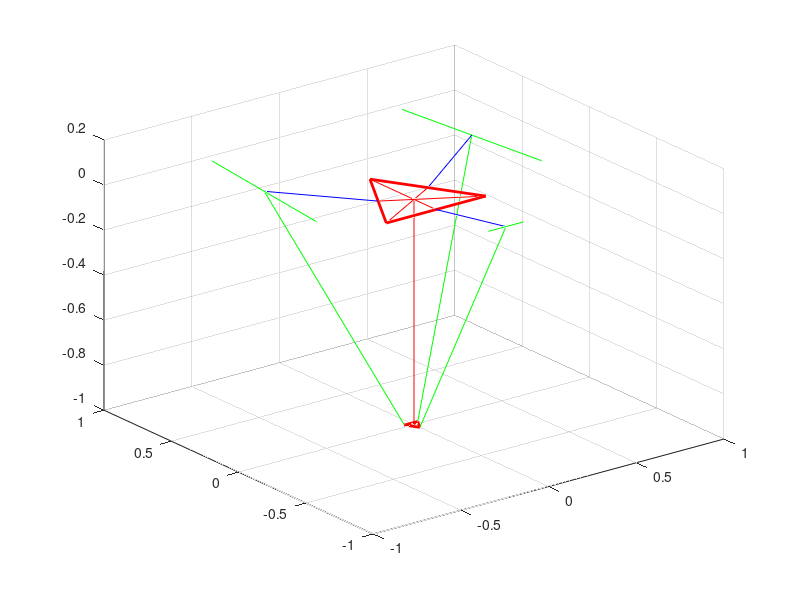

This figure's MATLAB source:
% function [q1_res, q2_res, q3_res] = invertKinematic(x, y, z)
    L = 0.524;
    l = 1.244;
    sB = 0.567;
    sP = 0.076;
%     x = 0.3;
%     y = 0.5;
%     z = -1.1;
    x = 0.0;
    y = -0.0;
    z = -1;

    %define
    x_ = 1;
    y_ = 2;
    z_ = 3;
    n1 = 1;
    n2 = 2;
    M_PI = 3.14159265358979323846;
    L_ = 0.1;
    %start solving
    P = [x, y, z];
    
    uB = sB * sqrt(3.0) / 3.0;
    wB = sB * sqrt(3.0) / 6.0;
    uP = sP * sqrt(3.0) / 3.0;
    wP = sP * sqrt(3.0) / 6.0;

    OB1(x_) = 0.0;
    OB1(y_) = -wB;
    OB1(z_) = 0.0;

    OB2(x_) = sqrt(3.0) * wB / 2.0;
    OB2(y_) = wB / 2.0;
    OB2(z_) = 0.0;

    OB3(x_) = -sqrt(3.0) * wB / 2.0;
    OB3(y_) = wB / 2.0;
    OB3(z_) = 0.0;

    OP1(x_) = x + 0.0;
    OP1(y_) = y + -uP;
    OP1(z_) = z + 0.0;

    OP2(x_) = x + sP / 2.0;
    OP2(y_) = y + wP;
    OP2(z_) = z + 0.0;

    OP3(x_) = x + -sP / 2.0;
    OP3(y_) = y + wP;
    OP3(z_) = z + 0.0;

    Ob1(x_) = sB / 2.0;
    Ob1(y_) = -wB;
    Ob1(z_) = 0;

    Ob2(x_) = 0.0;
    Ob2(y_) = uB;
    Ob2(z_) = 0.0;

    Ob3(x_) = -sB / 2.0;
    Ob3(y_) = -wB;
    Ob3(z_) = 0.0;
    
    OA1(x_) = 0.0;
    OA1(y_) = L - wB;
    OA1(z_) = 0.0;
    OA2(x_) = (sqrt(3.0) / 2.0) * (wB - L);
    OA2(y_) = (1 / 2) * (wB - L);
    OA2(z_) = 0.0;
    OA3(x_) = (sqrt(3.0) / 2.0) * (L - wB);
    OA3(y_) = (1.0 / 2.0) * (L + wB);
    OA3(z_) = 0.0;
    
    a = -uP + wB;
    b = (sP / 2.0) - (wB * sqrt(3) / 2);
    c = wP - (wB / 2.0);
    
    E1 = (2.0 * L * (y + a));
    F1 = 2.0 * z * L;
    G1 = (x * x) + (y * y) + (z * z) + (a * a) + (L * L) + (2 * y * a) - (l * l);
    E2 = -L * ((x + b) * sqrt(3.0) + y + c);
    F2 = 2.0 * z * L;
    G2 = (x * x) + (y * y) + (z * z) + (b * b) + (c * c) + (L * L) + 2 * ((x * b) + (y * c)) - (l * l);
    E3 = L * ((x - b) * sqrt(3.0) - y - c);
    F3 = 2.0 * z * L;
    G3 = (x * x) + (y * y) + (z * z) + (b * b) + (c * c) + (L * L) + 2 * (-x * b + y * c) - l * l;
    
    t(1,n1) = ((-F1 - sqrt((E1 * E1) + (F1 * F1) - (G1 * G1))) / (G1 - E1));
    q(1,n1) = 2*atan(t(1,n1));
    q(1,n1) = q(1,n1) * 180.0 / M_PI;
    t(1,n2) = ((-F1 + sqrt((E1 * E1) + (F1 * F1) - (G1 * G1))) / (G1 - E1));
    q(1,n2) = 2*atan(t(1,n2));
    q(1,n2) = q(1,n2) * 180.0 / M_PI;
    if (abs(q(1,n1)) < abs(q(1,n2)))
        q1_res = q(1,n1);
    else
        q1_res = q(1,n2);
    end

    t(2,n1) = ((-F2 - sqrt((E2 * E2) + (F2 * F2) - (G2 * G2))) / (G2 - E2));
    q(2,n1) = 2*atan(t(2,n1));
    q(2,n1) = q(2,n1) * 180.0 / M_PI;
    t(2,n2) = ((-F2 + sqrt((E2 * E2) + (F2 * F2) - (G2 * G2))) / (G2 - E2));
    q(2,n2) = 2*atan(t(2,n2));
    q(2,n2) = q(2,n2) * 180.0 / M_PI;
    if (abs(q(2,n1)) < abs(q(2,n2)))
        q2_res = q(2,n1);
    else
        q2_res = q(2,n2);
    end

    t(3,n1) = ((-F3 - sqrt((E3 * E3) + (F3 * F3) - (G3 * G3))) / (G3 - E3));
    q(3,n1) = 2*atan(t(3,n1));
    q(3,n1) = q(3,n1) * 180.0 / M_PI;
    t(3,n2) = ((-F3 + sqrt((E3 * E3) + (F3 * F3) - (G3 * G3))) / (G3 - E3));
    q(3,n2) = 2*atan(t(3,n2));
    q(3,n2) = q(3,n2) * 180.0 / M_PI;
    if (abs(q(3,n1)) < abs(q(3,n2)))
        q3_res = q(3,n1);
    else
        q3_res = q(3,n2);
    end

    figure;
    b1b2 = [Ob2;Ob1];
    b2b3 = [Ob3;Ob2];
    b3b1 = [Ob1;Ob3];
    plot3(b1b2(:,1),b1b2(:,2),b1b2(:,3),'r','LineWidth',2);
    hold on
    plot3(b2b3(:,1),b2b3(:,2),b2b3(:,3),'r','LineWidth',2);
    hold on
    plot3(b3b1(:,1),b3b1(:,2),b3b1(:,3),'r','LineWidth',2);
    hold on
    
    P1P2 = [OP1;OP2];
    P2P3 = [OP2;OP3];
    P3P1 = [OP3;OP1];
    plot3(P1P2(:,1),P1P2(:,2),P1P2(:,3),'r','LineWidth',2);
    hold on
    plot3(P2P3(:,1),P2P3(:,2),P2P3(:,3),'r','LineWidth',2);
    hold on
    plot3(P3P1(:,1),P3P1(:,2),P3P1(:,3),'r','LineWidth',2);
    hold on
    
    b1B3 = [Ob1;OB3];
    b2B1 = [Ob2;OB1];
    b3B2 = [Ob3;OB2];
    plot3(b1B3(:,1),b1B3(:,2),b1B3(:,3),'r');
    hold on
    plot3(b2B1(:,1),b2B1(:,2),b2B1(:,3),'r');
    hold on
    plot3(b3B2(:,1),b3B2(:,2),b3B2(:,3),'r');
    hold on
    
    PP1 = [P; OP1];
    PP2 = [P; OP2];
    PP3 = [P; OP3];
    plot3(PP1(:,1),PP1(:,2),PP1(:,3),'r');
    hold on
    plot3(PP2(:,1),PP2(:,2),PP2(:,3),'r');
    hold on
    plot3(PP3(:,1),PP3(:,2),PP3(:,3),'r');
    hold on
    
    OA1_ = OB1 + [0, -L*cosd(q1_res), -L*sind(q1_res)];
    OA2_ = OB2 + [L*sqrt(3.0)*cosd(q2_res)/2.0, L*cosd(q2_res)/2.0, -L*sind(q2_res)];
    OA3_ = OB3 + [-L*sqrt(3.0)*cosd(q3_res)/2.0, L*cosd(q3_res)/2.0, -L*sind(q3_res)];
    
    OA3_1 = [OA3_(x_)+L_*cosd(60), OA3_(y_)+L*cosd(30), OA3_(z_)];
    OA3_2 = [OA3_(x_)-L_*cosd(60), OA3_(y_)-L*cosd(30), OA3_(z_)];
    OA3__ = [OA3_1;OA3_2];
    plot3(OA3__(:,1), OA3__(:,2), OA3__(:,3),'g');
    hold on
    
    OA2_1 = [OA2_(x_)+L_*cosd(60), OA2_(y_)-L*cosd(30), OA2_(z_)];
    OA2_2 = [OA2_(x_)-L_*cosd(60), OA2_(y_)+L*cosd(30), OA2_(z_)];
    OA2__ = [OA2_1;OA2_2];
    plot3(OA2__(:,1), OA2__(:,2), OA2__(:,3),'g');
    hold on
    
    OA1_1 = [OA1_(x_)-L_, OA1_(y_), OA1_(z_)];
    OA1_2 = [OA1_(x_)+L_, OA1_(y_), OA1_(z_)];
    OA1__ = [OA1_1;OA1_2];
    plot3(OA1__(:,1), OA1__(:,2), OA1__(:,3),'g');
    hold on
    
    B1A1 = [OB1;OA1_];
    B2A2 = [OB2;OA2_];
    B3A3 = [OB3;OA3_];
    plot3(B1A1(:,1),B1A1(:,2),B1A1(:,3),'b');
    hold on
    plot3(B2A2(:,1),B2A2(:,2),B2A2(:,3),'b');
    hold on
    plot3(B3A3(:,1),B3A3(:,2),B3A3(:,3),'b');
    hold on
    
    A1P1 = [OA1_;OP1];
    A2P2 = [OA2_;OP2];
    A3P3 = [OA3_;OP3];
    plot3(A1P1(:,1),A1P1(:,2),A1P1(:,3),'g');
    hold on
    plot3(A2P2(:,1),A2P2(:,2),A2P2(:,3),'g');
    hold on
    plot3(A3P3(:,1),A3P3(:,2),A3P3(:,3),'g');
    hold on
    
    OZ = [[0,0,0];[0,0,z]];
    plot3(OZ(:,1),OZ(:,2),OZ(:,3),'r');
    grid on;
% end